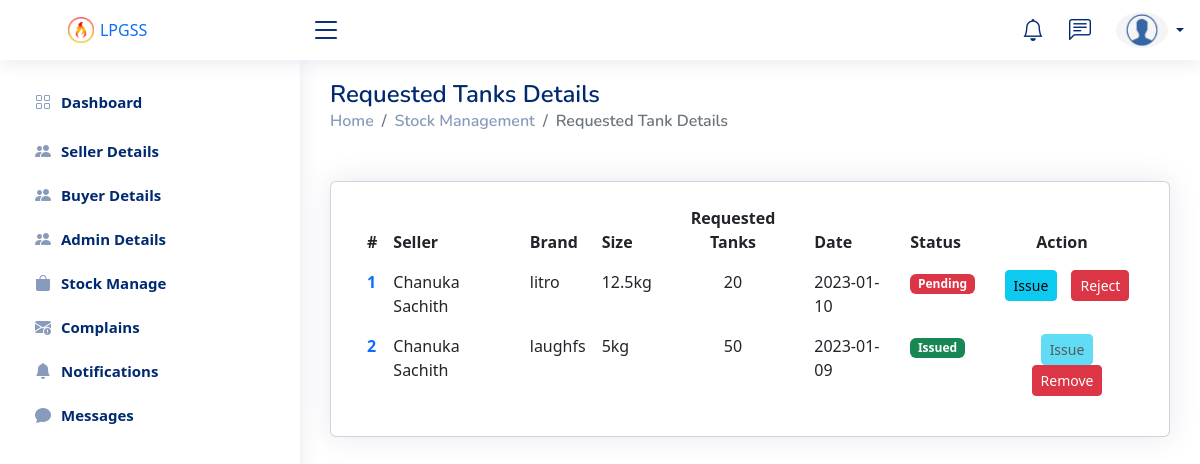
/pannels/admin/gasRequests.php (signed in), run on the app's committed database.
### tables this page shows
CREATE TABLE `gas_requests` (
  `id` int NOT NULL,
  `userNic` varchar(12) NOT NULL,
  `tankType` varchar(15) NOT NULL,
  `tankSize` float NOT NULL,
  `aprovel` int NOT NULL DEFAULT '0',
  `date` date NOT NULL,
  `lotSize` int NOT NULL,
  `noific` int NOT NULL DEFAULT '0'
);

CREATE TABLE `user_details` (
  `nic` varchar(12) NOT NULL,
  `firstName` varchar(50) NOT NULL,
  `lastName` varchar(50) NOT NULL,
  `gmail` varchar(100) NOT NULL,
  `address` varchar(100) NOT NULL,
  `password` varchar(100) NOT NULL,
  `status` int NOT NULL DEFAULT '0',
  `registerd` timestamp NOT NULL DEFAULT CURRENT_TIMESTAMP,
  `roleId` int NOT NULL
);

### pannels/admin/gasRequests.php (the view, shortened to what this page needs)
<?php
    include_once "database/connection.php";
?>
<!DOCTYPE html>
<html lang="en">
<head>
    <link rel="stylesheet" href="styles/style.css">
    <link rel="stylesheet" href="vendor/bootstrap/css/bootstrap.min.css">
    <link rel="stylesheet" href="vendor/bootstrap-icons/bootstrap-icons.css">
    <link rel="stylesheet" href="vendor/boxicons/css/boxicons.min.css">
    <link rel="stylesheet" href="vendor/quill/quill.snow.css">
    <link rel="stylesheet" href="vendor/quill/quill.bubble.css">
    <link rel="stylesheet" href="vendor/remixicon/remixicon.css">
    <link rel="stylesheet" href="vendor/simple-datatables/style.css">
</head>
<body>
        <?php
            include_once "layouts/topnav.php";
            include_once "layouts/sidenavbar.php";
        ?>
    <main class="main request-view" id="main">
        <div class="pagetitle">
            <h1>Requested Tanks Details</h1>
            <nav>
                <ol class="breadcrumb">
                    <li class="breadcrumb-item"><a href="dashboard.php">Home</a></li>
                    <li class="breadcrumb-item"><a href="stockManage.php">Stock Management</a></li>
                    <li class="breadcrumb-item active">Requested Tank Details</li>
                </ol>
            </nav>
        </div>
        <div class="row mt-5">
            <div class="container">
                <div class="card container recent-sales overflow-auto">
                    <div class="card-body">
                        <table class="table table-borderless">
                            <thead>
                                <tr>
                                    <th scope="col">#</th>
                                    <th scope="col">Seller</th>
                                    <th scope="col">Brand</th>
                                    <th scope="col">Size</th>
                                    <th class="text-center" scope="col">Requested Tanks</th>
                                    <th scope="col">Date</th>
                                    <th scope="col">Status</th>
                                    <th class="text-center" scope="col">Action</th>
                                </tr>
                            </thead>
                            <tbody>
                                <?php
                                    $loop = 1;
                                    $query = mysqli_query($con, "SELECT * FROM gas_requests,user_details WHERE user_details.nic = gas_requests.userNic ORDER BY aprovel ASC,id DESC");
                                    if(mysqli_num_rows($query) > 0){
                                        while($row = mysqli_fetch_assoc($query)){
                                            echo '
                                                <tr>
                                                    <th scope="row"><a href="#">'.$loop.'</a></th>
                                                    <td>'.$row['firstName'].' '.$row['lastName'].'</td>
                                                    <td>'.$row['tankType'].'</td>
                                                    <td>'.$row['tankSize'].'kg</td>
                                                    <td class="text-center">'.$row['lotSize'].'</td>
                                                    <td>'.$row['date'].'</td>
                                                    <td>'.($row['aprovel'] == 0 ? '<span class="badge bg-danger">Pending</span>': '<span class="badge bg-success">Issued</span>').'</td>
                                                    <td class="text-center">'.($row['aprovel'] == 0 ? '<button class="btn btn-sm btn-info" value="'.$row['id'].'" id="issueLot">Issue</button>': '<button class="btn btn-sm btn-info" value="'.$row['id'].'" id="issueLot" disabled>Issue</button>').' '.($row['aprovel'] == 0 ? '<button class="btn btn-sm btn-danger" value="'.$row['id'].'" onclick="rejectLot(this.value)" data-bs-toggle="modal" data-bs-target="#basicModal">Reject</button>': '<button class="btn btn-sm btn-danger" value="'.$row['id'].'" onclick="removeRLot(this.value)">Remove</button>').'</td>
                                                </tr>';
                                                ++$loop;
                                        }
                                    }
                                    else{
                                        echo '
                                        <td colspan="8" class="text-center">No Data Found</td>';
                                    }
                                ?>
                            </tbody>
                        </table>
                    </div>
                </div>
            </div>
        </div>
    </main>
</body>
</html>

### pannels/admin/styles/style.css (style rules this page uses)
:root { scroll-behavior: smooth; }
body { font-family: "Open Sans", sans-serif; background: #f6f9ff; color: #444444; }
a { color: #4154f1; text-decoration: none; }
h1, h2, h3, h4, h5, h6 { font-family: "Nunito", sans-serif; }
#main { margin-top: 60px; padding: 20px 30px; transition: all 0.3s; }
.pagetitle { margin-bottom: 10px; }
.pagetitle h1 { font-size: 24px; margin-bottom: 0; font-weight: 600; color: #012970; }
.card { margin-bottom: 30px; border: none; border-radius: 5px; box-shadow: 0px 0 30px rgba(1, 41, 112, 0.1); }
.card-body { padding: 0 20px 20px 20px; }
.breadcrumb { font-size: 14px; font-family: "Nunito", sans-serif; color: #899bbd; font-weight: 600; }
.breadcrumb a { color: #899bbd; transition: 0.3s; }
.breadcrumb .breadcrumb-item::before { color: #899bbd; }
.breadcrumb .active { color: #51678f; font-weight: 600; }
@media (min-width: 1200px) { #main, #footer { margin-left: 300px; } }

### pannels/admin/gasRequests.php (style rules this page uses)
a { text-decoration: none; }
button { margin-left: 10px; }

### data on the page
gas_requests: user_details.firstName "Chanuka", user_details.lastName "Sachith", tankType "litro", tankSize "12.5", lotSize "20", date "2023-01-10", aprovel "Pending", $row['id'] 13 (drawn)
gas_requests: user_details.firstName "Chanuka", user_details.lastName "Sachith", tankType "laughfs", tankSize "5", lotSize "50", date "2023-01-09", aprovel "Issued", $row['id'] 12 (drawn)
